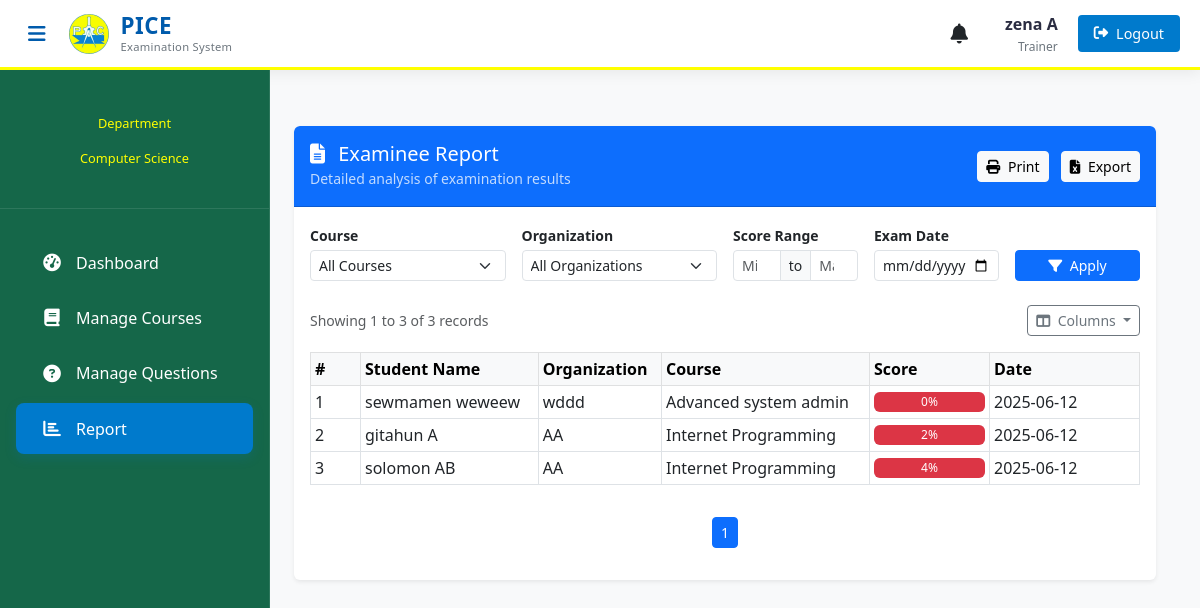
The page /teacher/teacher-report (signed in) on the database its author committed.
### teacher/models.py (models this page shows, shortened)
class Teacher(models.Model):
    user = models.OneToOneField(User, on_delete=models.CASCADE)
    address = models.CharField(max_length=40)
    mobile = models.CharField(max_length=20, null=False)
    status = models.BooleanField(default=True)
    salary = models.PositiveIntegerField(null=True)
    department = models.ForeignKey(
        'exam.Department',
        on_delete=models.SET_NULL,
        null=True,
        blank=False,
        related_name='teachers'
    )

### exam/models.py (models this page shows, shortened)
class Department(models.Model):
   department_name = models.CharField(max_length=100, unique=True)
   def __str__(self):
        return self.department_name

class Result(models.Model):
    student = models.ForeignKey(Student,on_delete=models.CASCADE)
    exam = models.ForeignKey(Course,on_delete=models.CASCADE)
    marks = models.PositiveIntegerField()
    date = models.DateTimeField(auto_now=True)

class Course(models.Model):
    course_name = models.CharField(max_length=50)
    question_number = models.PositiveIntegerField()
    total_marks = models.PositiveIntegerField(default=100)
    given_time = models.PositiveIntegerField(default=60)
    department = models.ForeignKey(Department, on_delete=models.CASCADE, related_name='course_set')
    examiners = models.ManyToManyField(Examiner, blank=True, related_name='courses')
    is_seen = models.BooleanField(default=False)

### student/models.py (models this page shows, shortened)
class Student(models.Model):
    user=models.OneToOneField(User,on_delete=models.CASCADE)
    address = models.CharField(max_length=40)
    mobile = models.CharField(max_length=20,null=False)
    organization = models.CharField(max_length=200, null=False)
    course = models.ForeignKey(
        'exam.Course',
        on_delete=models.SET_NULL,
        null=True
    )
    department = models.ForeignKey(
        'exam.Department',  # Reference to your Department model
        on_delete=models.SET_NULL,
        null=True,
        blank=True,
        related_name='students'
    )
    @property
    def get_name(self):
        return self.user.first_name+" "+self.user.last_name

### teacher/views.py (the view)
# urls.py: path('teacher-report',views.teacher_report, name='teacher-report'),
@login_required(login_url='teacher:teacherlogin')
def teacher_report(request):
    department = get_teacher_department(request)
    courses = QMODEL.Course.objects.filter(department=department)
    organizations = SMODEL.Student.objects.filter(
        department=department
    ).values_list('organization', flat=True).distinct()
    log_activity(
        user=request.user,
        action_type='OTHER',
        description=f'Team leader accessed exam reports'
    )
    results = QMODEL.Result.objects.select_related(
        'student', 'exam'
    ).filter(
        exam__department=department
    ).order_by('-date')
    course_id = request.GET.get('course', '')
    organization = request.GET.get('organization')
    min_mark = request.GET.get('min_mark')
    max_mark = request.GET.get('max_mark')
    exam_date = request.GET.get('exam_date')
    if course_id:
        results = results.filter(exam__id=course_id)
    if organization:
        results = results.filter(student__organization=organization)
    if exam_date:
        try:
            date_obj = datetime.strptime(exam_date, '%Y-%m-%d').date()
            results = results.filter(date__date=date_obj)
        except ValueError:
            exam_date = ''
    student_ids = results.values_list('student__id', flat=True).distinct()
    fib_answers = QMODEL.StudentAnswer.objects.filter(
        student_id__in=student_ids,
        question__course__department=department,
        question__question_type='FIB'
    ).values('student').annotate(
        fib_score=Sum('marks_obtained')
    )
    fib_scores = {answer['student']: answer['fib_score'] or 0 for answer in fib_answers}
    results_list = []
    for result in results:
        result.fib_score = fib_scores.get(result.student.id, 0)
        result.total_score = result.marks + result.fib_score
        include = True
        if min_mark and min_mark.isdigit():
            include = include and (result.total_score >= float(min_mark))
        if max_mark and max_mark.isdigit():
            include = include and (result.total_score <= float(max_mark))
        if include:
            results_list.append(result)
    paginator = Paginator(results_list, 10)
    page_number = request.GET.get('page')
    page_obj = paginator.get_page(page_number)
    context = {
        'results': page_obj,
        'courses': courses,
        'organizations': organizations,
        'selected_course': course_id,
        'selected_org': organization,
        'min_mark': min_mark,
        'max_mark': max_mark,
        'selected_date': exam_date,
        'department': department,
    }
    return render(request, 'teacher/teacher_report.html', context)

### templates/teacher/teacher_report.html (shortened to what this page needs)
{% extends 'teacher/teacherbase.html' %}
{% load widget_tweaks %}
{% block content %}
<div class="container py-4">
  <div class="card shadow-sm border-0 overflow-hidden">
    <div class="card-header bg-primary text-white d-flex justify-content-between align-items-center py-3">
      <div>
        <h5 class="mb-0"><i class="fas fa-file-alt me-2"></i> Examinee  Report</h5>
        <small class="opacity-75">Detailed analysis of examination results</small>
      </div>
      <div>
        <button class="btn btn-light btn-sm me-2" onclick="printReport()">
          <i class="fas fa-print me-1"></i> Print
        </button>
        <button class="btn btn-light btn-sm" onclick="exportToExcel()">
          <i class="fas fa-file-excel me-1"></i> Export
        </button>
      </div>
    </div>
    <div class="card-body">
      <form id="filter-form" method="get" class="row g-3 mb-4">
        <div class="col-md-3">
            <label class="form-label fw-semibold small mb-1">Course</label>
            <select name="course" class="form-select form-select-sm auto-submit">
                <option value="">All Courses</option>
            </select>
        </div>
        <div class="col-md-3">
          <label class="form-label fw-semibold small mb-1">Organization</label>
          <select name="organization" class="form-select form-select-sm auto-submit">
            <option value="">All Organizations</option>
          </select>
        </div>
        <div class="col-md-2">
          <label class="form-label fw-semibold small mb-1">Score Range</label>
          <div class="input-group input-group-sm">
            <input type="number" name="min_mark" value="{{ min_mark }}" class="form-control auto-submit" placeholder="Min" min="0" max="100">
            <span class="input-group-text">to</span>
            <input type="number" name="max_mark" value="{{ max_mark }}" class="form-control auto-submit" placeholder="Max" min="0" max="100">
          </div>
        </div>
        <div class="col-md-2">
            <label class="form-label fw-semibold small mb-1">Exam Date</label>
            <input type="date" name="exam_date" class="form-control form-control-sm auto-submit"
                   value="{{ exam_date|default:'' }}"
                   max="{% now 'Y-m-d' %}">
        </div>
        <div class="col-md-2 d-flex align-items-end">
          <button type="submit" class="btn btn-primary btn-sm w-100">
            <i class="fas fa-filter me-1"></i> Apply
          </button>
        </div>
      </form>
      {% if results %}
      <div id="report-section">
        <div class="d-flex justify-content-between align-items-center mb-3">
          <div class="text-muted small">
            Showing {{ results.start_index }} to {{ results.end_index }} of {{ results.paginator.count }} records
          </div>
          <div class="dropdown">
            <button class="btn btn-outline-secondary btn-sm dropdown-toggle" type="button" data-bs-toggle="dropdown">
              <i class="fas fa-columns me-1"></i> Columns
            </button>
          </div>
        </div>
        <div class="table-responsive">
          <table class="table table-sm table-hover table-bordered align-middle" id="report-table">
            <thead class="table-light">
              <tr>
                <th width="50">#</th>
                <th>Student Name</th>
                <th>Organization</th>
                <th>Course</th>
                <th width="120">Score</th>
                <th width="150">Date</th>
              </tr>
            </thead>
            <tbody>
              {% for result in results %}
              <tr>
                <td>{{ results.start_index|add:forloop.counter0 }}</td>
                <td>{{ result.student.get_name }}</td>
                <td>{{ result.student.organization }}</td>
                <td>{{ result.exam.course_name }}</td>
                <td>
                  <div class="progress" style="height: 20px;">
                    <div class="progress-bar {% if result.marks >= 75 %}bg-success{% elif result.marks >= 50 %}bg-warning{% else %}bg-danger{% endif %}"
                         role="progressbar" style="width: 100%"
                         aria-valuenow="{{ result.total_score }}" aria-valuemin="0" aria-valuemax="100">
                      {{ result.total_score }}%
                    </div>
                  </div>
                </td>
                <td>{{ result.date|date:"Y-m-d" }}</td>
              </tr>
              {% empty %}
              <tr>
                  <td colspan="6">No results found matching your criteria</td>
              </tr>
              {% endfor %}
            </tbody>
          </table>
        </div>
        <nav aria-label="Page navigation" class="mt-3">
          <ul class="pagination justify-content-center pagination-sm">
            {% for num in results.paginator.page_range %}
              {% if results.number == num %}
                <li class="page-item active">
                  <a class="page-link" href="?page={{ num }}{% for key,value in request.GET.items %}{% if key != 'page' %}&{{ key }}={{ value }}{% endif %}{% endfor %}">{{ num }}</a>
                </li>
              {% elif num > results.number|add:'-3' and num < results.number|add:'3' %}
                <li class="page-item">
                  <a class="page-link" href="?page={{ num }}{% for key,value in request.GET.items %}{% if key != 'page' %}&{{ key }}={{ value }}{% endif %}{% endfor %}">{{ num }}</a>
                </li>
              {% endif %}
            {% endfor %}
          </ul>
        </nav>
      </div>
      {% endif %}
    </div>
  </div>
</div>
{% endblock %}

### templates/teacher/teacherbase.html (shortened to what this page needs)
<!DOCTYPE html>
{% load static %}
<html lang="en">
<head>
    <link href="https://cdn.jsdelivr.net/npm/bootstrap@5.3.0/dist/css/bootstrap.min.css" rel="stylesheet">
    <link rel="stylesheet" href="https://cdnjs.cloudflare.com/ajax/libs/font-awesome/6.4.0/css/all.min.css">
</head>
<body>
    <header class="admin-header">
        <div class="header-container">
            <div class="header-left">
                <button class="sidebar-toggle" id="sidebarToggle">
                    <i class="fas fa-bars"></i>
                </button>
                <div class="brand-logo">
                    <img src="{% static 'image/logo.jpg' %}" alt="PICE Logo" class="header-logo">
                    <div class="logo-text">
                        <span class="logo-main">PICE</span>
                        <span class="logo-sub">Examination System</span>
                    </div>
                </div>
            </div>
            <div class="header-right">
                <div class="header-right">
                    <div class="dropdown me-3">
                        <button class="btn btn-link text-dark p-0 position-relative" type="button" id="notificationDropdown" data-bs-toggle="dropdown" aria-expanded="false">
                            <i class="fas fa-bell fa-lg"></i>
                        </button>
                    </div>
                <div class="user-profile">
                    <span class="username">{{request.user.first_name}} {{request.user.last_name}}</span>
                    <div class="user-role">Trainer</div>
                </div>
                <a href="/logout" class="logout-btn">
                    <i class="fas fa-sign-out-alt"></i>
                    <span class="logout-text">Logout</span>
                </a>
            </div>
        </div>
    </header>
    <aside class="admin-sidebar">
        <div class="profile-section">
            <p class="profile-role">Department</p>
            <p class="profile-role">{{ request.user.teacher.department }}</p>
        </div>
        <nav class="sidebar-menu">
            <div class="menu-container">
                <a href="/teacher/teacher-dashboard" class="menu-item {% if request.path == '/teacher/teacher-dashboard' %}active{% endif %}">
                    <i class="fas fa-tachometer-alt"></i>
                    <span>Dashboard</span>
                </a>
                <a href="/teacher/teacher-exam" class="menu-item {% if request.path == '/teacher/teacher-exam' %}active{% endif %}">
                    <i class="fas fa-book"></i>
                    <span>Manage Courses</span>
                </a>
                <a href="/teacher/teacher-question" class="menu-item {% if request.path == '/teacher/teacher-question' %}active{% endif %}">
                    <i class="fas fa-question-circle"></i>
                    <span>Manage Questions</span>
                </a>
                <a href="/teacher/teacher-report" class="menu-item {% if request.path == '/teacher/teacher-report' %}active{% endif %}">
                    <i class="fas fa-chart-bar"></i>
                    <span>Report</span>
                </a>
            </div>
        </nav>
    </aside>
    <main class="admin-content">
        {% block content %}
        {% endblock content %}
    </main>
</body>
</html>

### rows shown on the page
Result: start_index|add "1", student.get_name "sewmamen weweew", student.organization "wddd", exam.course_name "Advanced system admin", total_score "0", date "2025-06-12"
Result: start_index|add "2", student.get_name "gitahun A", student.organization "AA", exam.course_name "Internet Programming", total_score "2", date "2025-06-12"
Result: start_index|add "3", student.get_name "solomon AB", student.organization "AA", exam.course_name "Internet Programming", total_score "4", date "2025-06-12"

### other values the page prints
{{ request.user.first_name }} "zena"
{{ request.user.last_name }} "A"
{{ request.user.teacher.department }} "Computer Science"
{{ results.start_index }} "1"
{{ results.end_index }} "3"
{{ results.paginator.count }} "3"
{{ num }} "1"
